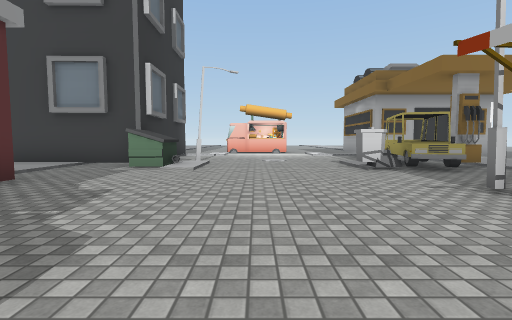
[1] (above)

21 first-person views from a walk through a 3-D level made in the Unity game engine. The camera is 1.2 m above the floor, tilts 4° down and sees 85° across. Doors are open. The floor is counted in squares, 2 m on a side. Each view is taken from the middle of a square. On the plan, view 1 faces up. The plan holds only what a view shows up to about 9 squares ahead; the rest is blank. The place goes on beyond the plan. The player is left out. Some surface patterns are stand-ins.

[2]
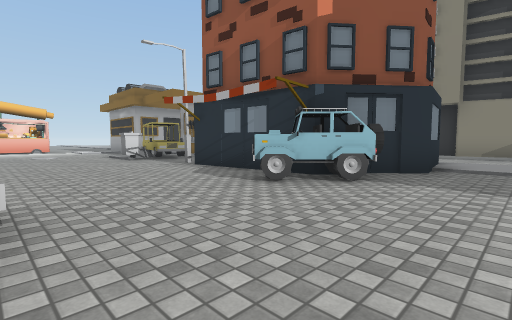

[3]
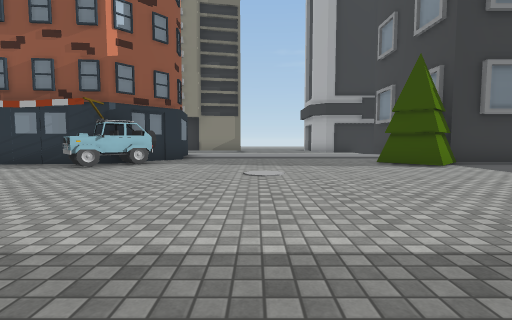

[4]
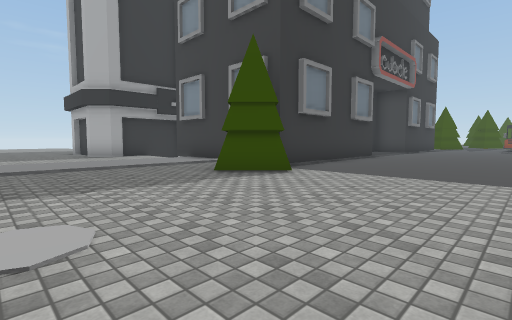

[5]
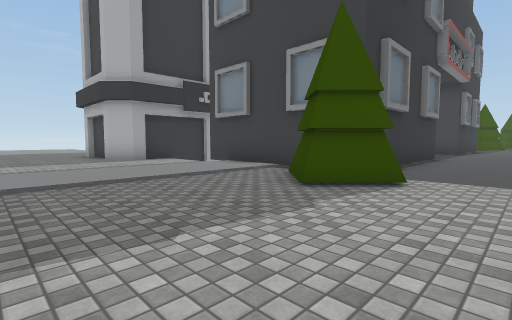

[6]
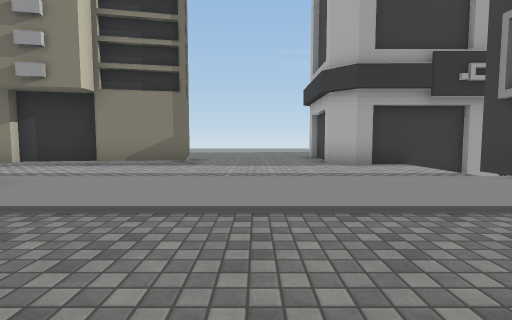

[7]
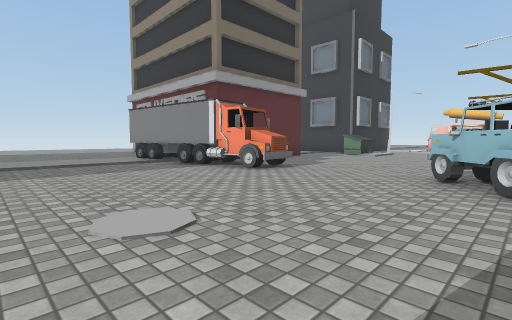

[8]
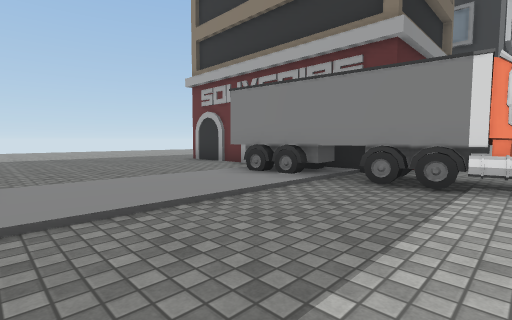

[9]
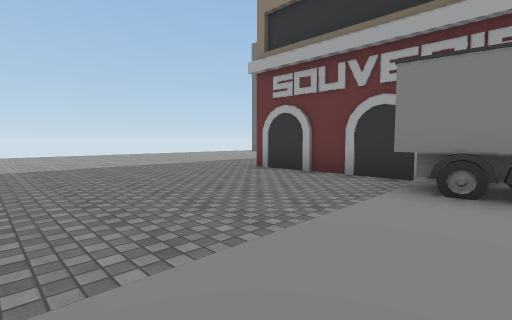

[10]
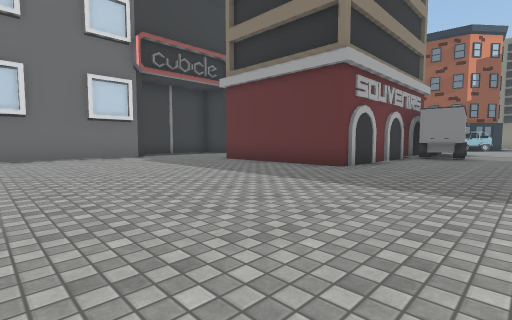

[11]
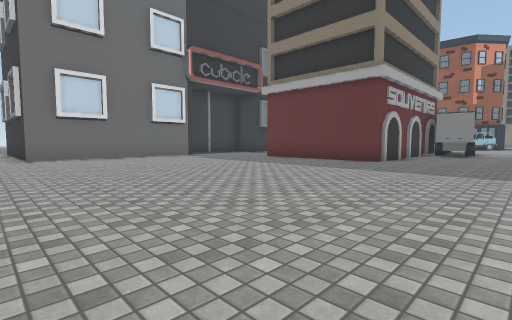

[12]
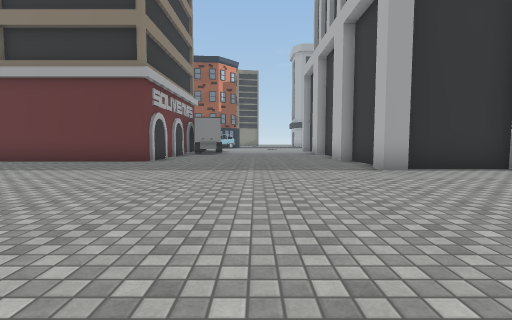

[13]
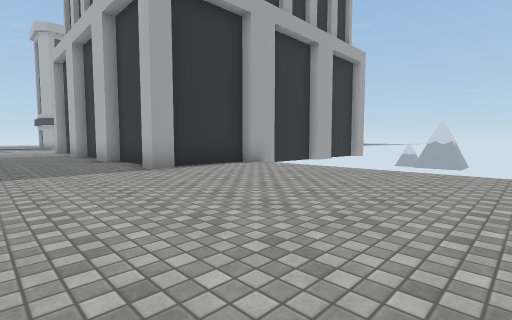

[14]
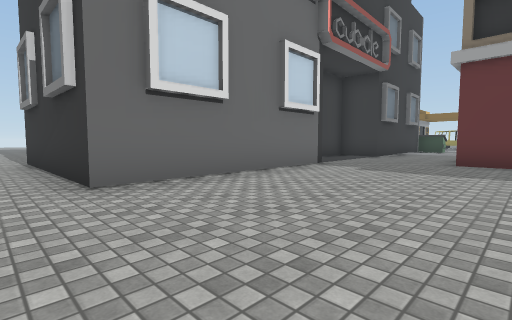

[15]
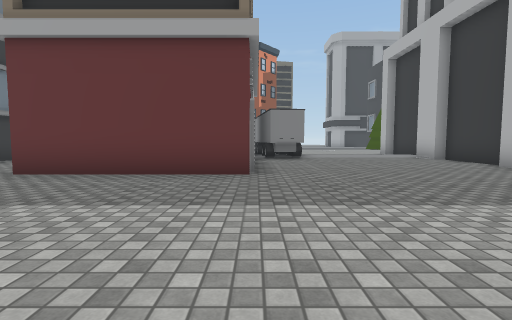

[16]
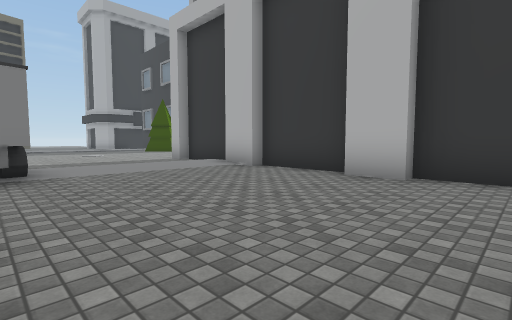

[17]
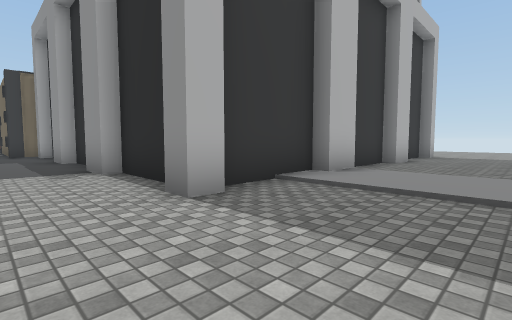

[18]
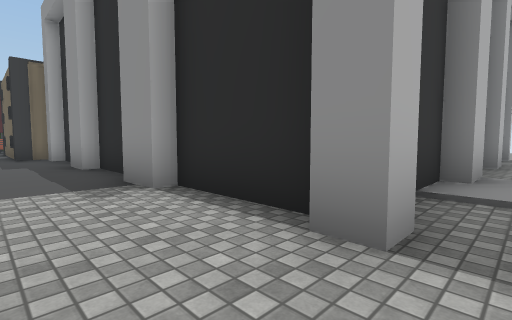

[19]
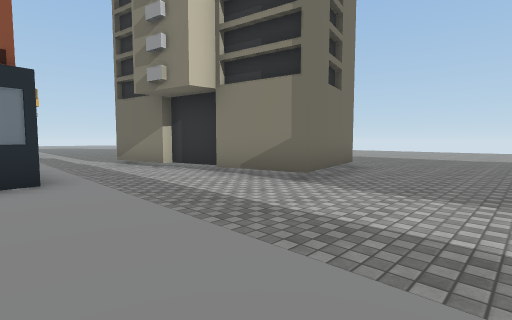

[20]
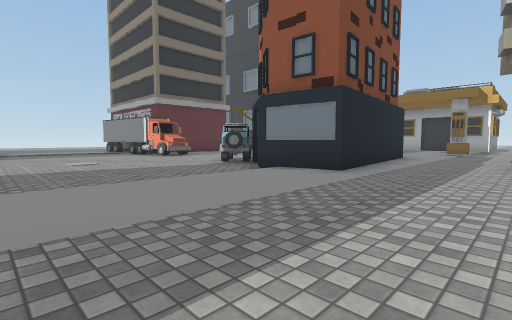

[21]
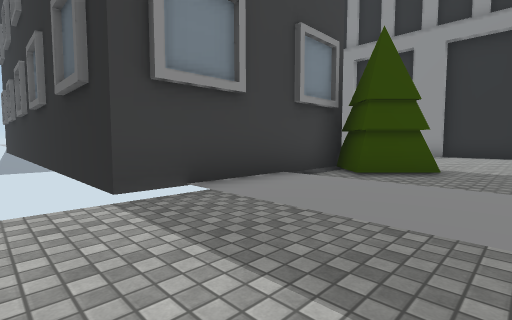

### Floor plan
Key: @ floor where view 1 was taken; # wall or solid block; . floor; / step, stairs or slope; ^ raised ledge; O other object.
Columns run from 18 left of view 1 to 17 right of it. Each row starts with its distance up from view 1.
 12 ..
 11 .O
 10 .#
  9 .#             #......##
  8 .#             #O.....O.
  7 .######... #####O..../O.
  6 ...........  ...O...OOOO O.
  5 ...........   .......... /.
  4 ........#     #........ ./..
  3 ........#      ......O  #/..
  2 ........#       .....#  #/.#
  1 ........#      ......#  #/.##
  0 ........####OO#OO^@.O####/..#
 -1 ............#O#O#O...OO##/..#
 -2 ............O............/..## ...
 -3 ............/............/..O#.....
 -4 ............/............/..........
 -5 ............/............/..........
 -6 ......##########........./.........
 -7 ......#        #........./...##
 -8 ......#        #.....OO../..##
 -9       #        #.....O####O #
-10                #......    O
-11                #......    O
-12                #......    O
-13                #......    O

Positions as (right, up) in squares from view 1, and headings:
1: (0, 0), facing up
2: (-1, -3), facing up-right
3: (-4, -4), facing right
4: (-1, -4), facing down-right
5: (1, -4), facing down-right
6: (3, -5), facing right
7: (3, -5), facing up-left
8: (-2, -5), facing up-left
9: (-5, -5), facing up-left
10: (-16, -3), facing up-right
11: (-18, -3), facing up-right
12: (-18, -3), facing right
13: (-18, -3), facing down-right
14: (-18, 3), facing up-right
15: (-15, 0), facing right
16: (-11, -1), facing down-right
17: (-1, -3), facing down-left
18: (-1, -5), facing down-left
19: (6, -6), facing up-right
20: (9, -6), facing up-left
21: (9, -6), facing down-left
